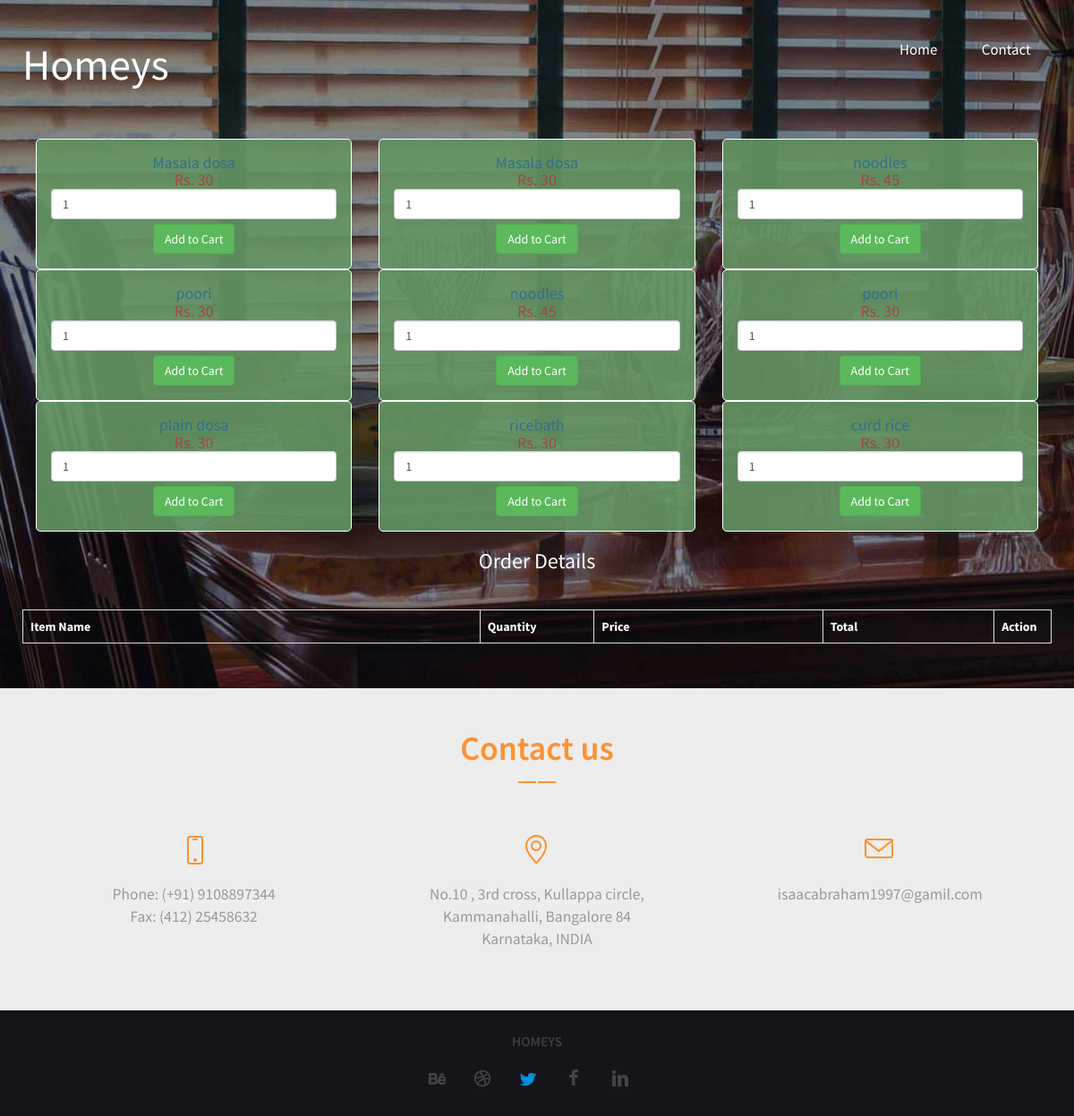
The app's page /cart.php with its own data.
### tables this page shows
CREATE TABLE `menu` (
  `item_id` int(100) NOT NULL,
  `item_name` varchar(200) NOT NULL,
  `item_price` int(200) NOT NULL,
  `item_placeofdelivery` text NOT NULL
);

### cart.php (the view, shortened to what this page needs)
 <?php
 $connect = mysqli_connect('localhost', 'root', '', '2015cse052');
 ?>
 <!DOCTYPE html>
 <html>
<head>
<link href="css/bootstrap.css" rel='stylesheet' type='text/css' />
<link href="css/style.css" rel="stylesheet" type="text/css" media="all" />
<link href="css/animate.css" rel="stylesheet" type="text/css" media="all">
</head>
<body>
<div class="banner">
   <div class="container">
     <div class="header">
       <div class="logo wow fadeInLeft" data-wow-delay="0.5s">
             <font color="white" size="30px" style="times"> Homeys </font>
       </div>
       <div class="top-menu">
         <ul>
          <li class="active"><a href="index.html">Home</a></li>
         <li><a class="scroll" href="#contact">Contact</a></li>
         </ul>
       </div>
       <div class="clearfix"></div>
     </div>
<br/>
                <?php
                $query = "SELECT * FROM menu";
                $result = mysqli_query($connect, $query);
                if(mysqli_num_rows($result)>0)
                {
                     while($row = mysqli_fetch_array($result))
                     {
                ?>
                <div class="col-md-4" align="center">
                     <form method="post" action="cart.php?action=add&id=<?php echo $row["slno"]; ?>">
                          <div style="border:1px solid white; background-color:rgba(100,150,100,0.9); border-radius:5px; padding:16px;" align="center">
                              <center><h4 class="text-info" ><?php echo $row["item_name"]; ?></h4></center>
                               <center><h4 class="text-danger">Rs. <?php echo $row["item_price"]; ?></h4></center>
                               <center><input type="number" name="quantity" class="form-control" value="1" /></center>
                               <center><input type="submit" name="add_to_cart" style="margin-top:5px;" class="btn btn-success" value="Add to Cart" />  </center>
                          </div>
                     </form>  </table>
                </div>
                <?php
                     }
                }
                ?>
                <br />
                <h3>Order Details</h3>  <br><br>
                <div class="table-responsive">
                     <table bgcolor="indianRed",border="grey" class="table table-bordered">
                          <tr>
                               <center><th width="40%"><font  >  Item Name</font> </th>
                               <th width="10%"><font> Quantity </font></th>
                               <th width="20%"><font> Price </font></th>
                               <th width="15%"><font> Total </font></th>
                               <th width="5%"><font>  Action </font></th></center>
                          </tr>
                     </table>
                </div>
           </div>
           <br />
   </div>
<link rel="stylesheet" type="text/css" href="css/lightbox.css" media="screen" />
<div id="contact" class="contact">
   <div class="container">
     <div class="contact-text">
      <h3>Contact us</h3>
     </div>
     <div class="contact-grids">
       <div class="col-md-4 contact-grid text-center wow bounceIn" data-wow-delay="0.4s">
         <div class="icon1"></div>
         <p>Phone: (+91) 9108897344 </p>
         <p>Fax: (412) 25458632</p>
       </div>
       <div class="col-md-4 contact-grid text-center wow bounceIn" data-wow-delay="0.4s">
         <div class="icon2"></div>
         <p>No.10 , 3rd cross, Kullappa circle,</p>
         <p>Kammanahalli, Bangalore 84</p>
         <p>Karnataka, INDIA</p>
       </div>
       <div class="col-md-4 contact-grid text-center wow bounceIn" data-wow-delay="0.4s">
         <div class="icon3"></div>
         <a href="mailto:example.com">isaacabraham1997@gamil.com</a>
       </div>
       <div class="clearfix"></div>
     </div>
   </div>
</div>
<div class="footer text-center">
   <div class="container">
     <a class="wow bounceIn" data-wow-delay="0.5s" href="index.html">
          <p>Homeys</p>
     </a>
     <div class="social">
       <a href="#"><span class="behance"></span></a>
       <a href="#"><span class="dribble"></span></a>
       <a href="#"><span class="twitter"></span></a>
       <a href="#"><span class="facebook"></span></a>
       <a href="#"><span class="linkedin"></span></a>
     </div>
   </div>
</div>
</body>
</html>

### css/style.css (style rules this page uses)
body { margin:0; padding:0; background:#fff; font-family: 'Source Sans Pro', sans-serif; }
body a { transition:0.5s all; -webkit-transition:0.5s all; -moz-transition:0.5s all; -o-transition:0.5s all; -ms-transition:0.5s all; }
.container { padding: 10px; }
h1,h2,h3,h4,h5,h6 { margin:0; }
p { margin:0; }
ul { margin:0; padding:0; }
.banner { background:url(../images/bg.jpg) no-repeat 0px 0px; min-height:750px; background-size:cover; }
.header { padding:2em 0; }
.logo { float:left; }
.top-menu { float:right; }
.top-menu ul li { display:inline-block; }
.top-menu ul li a { color:#fff; font-size:1.2em; padding: 6px 15px; display:block; text-decoration:none; margin:0 0.5em; }
.contact { padding:3% 0 0 0; background:#ededed; position:relative; }
.contact-text { text-align:center; }
.contact-text h3 { font-size: 2.7em; font-weight: 600; color:#ff912f; padding-bottom: 0.5em; background: url(../images/line.png) no-repeat 50% 100%; }
.contact-grids { margin:5% 0; }
.icon1 { background: url(../images/icons1.png) no-repeat -46px -14px; width: 28px; height: 35px; display:inline-block; text-align:center; margin-bottom:1em }
.icon2 { background: url(../images/icons1.png) no-repeat -96px -14px; width: 28px; height: 35px; display:inline-block; text-align:center; margin-bottom:1em }
.icon3 { background: url(../images/icons1.png) no-repeat -145px -14px; width: 35px; height: 35px; display:inline-block; text-align:center; margin-bottom:1em }
.contact-grid p { color:#999999; font-weight:500; font-size:1.25em; }
.contact-grid a { color:#999999; font-weight:500; display:block; text-decoration:none; font-size:1.25em; }
.footer { background:#15141a; padding:1em 0; }
.social span { background: url(../images/social.png) no-repeat 0px 0px; width: 27px; height: 27px; display: inline-block; margin-right:1.5em; transition:0.5s all; -webkit-transition:0.5s all; -moz-transition:0.5s all; -o-transition:0.5s all; -ms-transition:0.5s all; }
a span.behance { background-position: -8px -7px; }
a span.dribble { background-position: -8px -44px; }
a span.twitter { background-position: -8px -83px; }
a span.facebook { background-position: -8px -127px; }
a span.linkedin { background-position: -11px -163px; }
.footer p { color: #3e3d43; font-size: 1.1em; font-weight: 600; text-transform:uppercase; margin:0 0 1em 0; }

### cart.php (style rules this page uses)
tr { color: white; text-align: center; }
h3 { color: white; text-align: center; }
h4 { color: white; }

### records on screen
menu: item_name "Masala dosa", item_price "30"
menu: item_name "Masala dosa", item_price "30"
menu: item_name "noodles", item_price "45"
menu: item_name "poori", item_price "30"
menu: item_name "noodles", item_price "45"
menu: item_name "poori", item_price "30"
menu: item_name "plain dosa", item_price "30"
menu: item_name "ricebath", item_price "30"
menu: item_name "curd rice", item_price "30"
